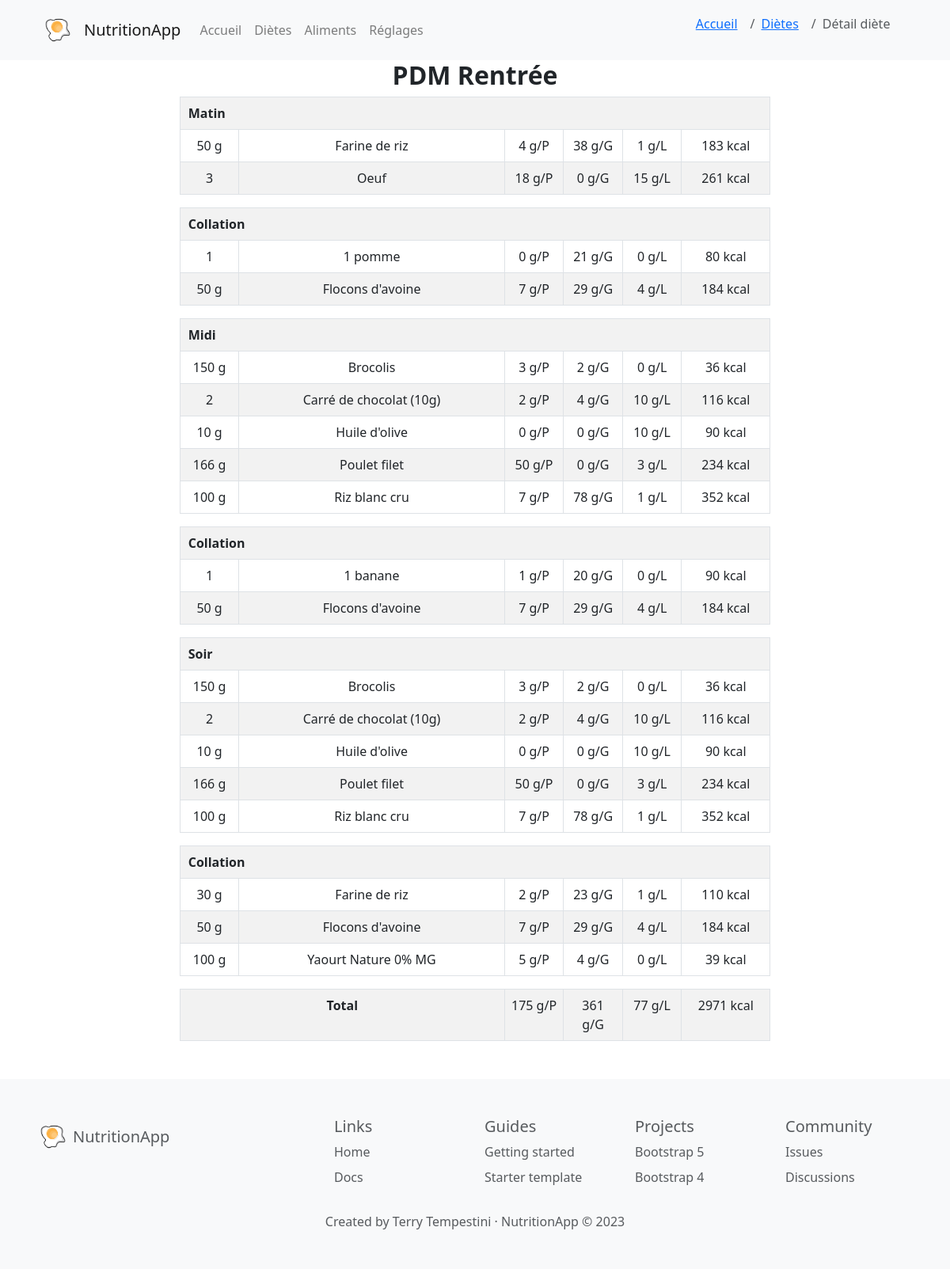
The page /voir_diete/3 on the database its author committed.
### models/Diete.py (models this page shows, shortened)
class Diete(db.Model):
    id = db.Column(db.Integer, primary_key=True)
    titre_diete = db.Column(db.String(255), nullable=True) # nom de la diete
    createur = db.Column(db.Integer, db.ForeignKey('utilisateur.id'), nullable=True)
    date = db.Column(db.Date, nullable=True)
    createur_obj = db.relationship('Utilisateur', backref=db.backref('dietes'), foreign_keys=[createur])
    def get_by_id(id):
        return Diete.query.get(id)
    def portions_associees(self):
        return Portion.query.join(Aliment).filter(Portion.diete == self.id).order_by(Portion.label_portion, Aliment.titre).all()
    def total_kcal(self):
        if(self.portions_associees()):
            return sum([portion.kcal_portion() for portion in self.portions_associees()])
        else:
            return 0
    def total_proteines(self):
        if(self.portions_associees()):
            return sum([portion.proteines_portion() for portion in self.portions_associees()])
        else:
            return 0
    def total_glucides(self):
        if(self.portions_associees()):
            return sum([portion.glucides_portion() for portion in self.portions_associees()])
        else:
            return 0
    def total_lipides(self):
        if(self.portions_associees()):
            return sum([portion.lipides_portion() for portion in self.portions_associees()])
        else:
            return 0

### models/Portion.py (models this page shows, shortened)
class Portion(db.Model):
    id = db.Column(db.Integer, primary_key=True)
    diete = db.Column(db.Integer, db.ForeignKey('diete.id'))
    aliment = db.Column(db.Integer, db.ForeignKey('aliment.id'))
    nombre = db.Column(db.Integer, nullable=False, server_default='0')
    label_portion = db.Column(db.Integer, nullable=False, server_default='0') # 1=matin, 2=collation matin, 3=midi, 4=collation aprem, 5=soir, 6=collation soir
    diete_obj = db.relationship('Diete', backref=db.backref('portions'))
    aliment_obj = db.relationship('Aliment', backref=db.backref('portions'))
    def unite(self):
        return self.aliment_obj.unite
    def kcal_portion(self):
        if self.unite() == 1: # si l'aliment est en unité (kcal * nombre)
            return round(self.aliment_obj.kcal * self.nombre)
        else: # aliment == 0 (kcal * nombre * 0.01 * 100g) ; aliment == 2 (kcal * nombre * 0.01 * 100mL)
            return round(self.aliment_obj.kcal * self.nombre * 0.01)
    def proteines_portion(self):
        if self.unite() == 1:
            return round(self.aliment_obj.proteines * self.nombre)
        else:
            return round(self.aliment_obj.proteines * self.nombre * 0.01)
    def glucides_portion(self):
        if self.unite() == 1:
            return round(self.aliment_obj.glucides * self.nombre)
        else:
            return round(self.aliment_obj.glucides * self.nombre * 0.01)
    def lipides_portion(self):
        if self.unite() == 1:
            return round(self.aliment_obj.lipides * self.nombre)
        else:
            return round(self.aliment_obj.lipides * self.nombre * 0.01)

### models/Aliment.py (models this page shows, shortened)
class Aliment(db.Model):
    id = db.Column(db.Integer, primary_key=True)
    titre = db.Column(db.String(255), nullable=True, server_default='')
    kcal = db.Column(db.Integer, nullable=True, server_default='0')
    proteines = db.Column(db.Integer, nullable=True, server_default='0')
    glucides = db.Column(db.Integer, nullable=True, server_default='0')
    lipides = db.Column(db.Integer, nullable=True, server_default='0')
    categorie = db.Column(db.String(255), nullable=True, server_default="Autre") # légume, fruit, féculent...
    photo = db.Column(db.String(255), nullable=True, server_default='')
    description = db.Column(db.String(255), nullable=True, server_default='')
    unite = db.Column(db.Integer, nullable=True, server_default='0') # 0 = 100g, 1 = 1 unité, 2 = mL
    valide = db.Column(db.Integer, nullable=True, server_default='0') # 0 = non validé, 1 = validé

### controllers/diete.py (the view)
@app.route('/voir_diete/<int:id>', methods=['GET', 'POST'])
def voir_diete(id):
    diet = Diete.get_by_id(id)
    return render_template('diete/detail_diete.html', root = default_root(), diete=diet)

### controllers/diete.py (called while the page is built)
def default_root():
    parsed_url = urlparse(request.url)
    return parsed_url.scheme + "://" + parsed_url.netloc

### templates/diete/detail_diete.html (shortened to what this page needs)
{% extends 'base.html' %}
{% block content %}
{% set page = 'detail' %}
{% set place = ["accueil","dietes","detail"] %}
{% with breadcrumb=place %}
    {% include "navbar.html" %}
{% endwith %}
<link rel="stylesheet" href="{{ url_for('static', filename='css/pages.css') }}">
{% with diete=diete %}
    {% include 'diete/liste_aliments_diete.html' %}
{% endwith %}
{% endblock %}

### templates/diete/liste_aliments_diete.html
<link rel="stylesheet" href="{{ url_for('static', filename='css/pages.css') }}">
<div class="content">
        <h2 class="text-center"><b>{{ diete.titre_diete }}</b></h2>
        {% set current_label = [] %}
        {% set percent = [10, 45, 10, 10, 10, 15] %}
        {% for portion in diete.portions_associees() %}
            {% if current_label[-1] != portion.label_portion %}
                    <table class="table table-striped table-bordered full-width-table">
                        {% do current_label.append(portion.label_portion) %}
                            <tr>
                                <th colspan="6" style="padding-left: 10px;">
                                    {% if current_label[-1] == 1 %}
                                        Matin
                                    {% elif current_label[-1] == 3 %}
                                        Midi
                                    {% elif current_label[-1] == 5 %}
                                        Soir
                                    {% else %}
                                        Collation
                                    {% endif %}
                                </th>
                            </tr>
                {% endif %}
                        <tr class="text-center">
                                {% if portion.aliment_obj.unite == 0 %}
                                <td style="width: {{ percent[0] }}%">{{ portion.nombre }} g</td>
                                <td style="width: {{ percent[1] }}%">{{ portion.aliment_obj.titre }}</td>
                                {% elif portion.aliment_obj.unite == 1 %}
                                <td style="width: {{ percent[0] }}%">{{ portion.nombre }}</td>
                                <td style="width: {{ percent[1] }}%">{{ portion.aliment_obj.titre }}</td>
                                {% else %}
                                <td style="width: {{ percent[0] }}%">{{ portion.nombre }} mL</td>
                                <td style="width: {{ percent[1] }}%">{{ portion.aliment_obj.titre }}</td>
                                {% endif %}
                                <td style="width: {{ percent[2] }}%">{{ portion.proteines_portion() }} g/P</td>
                                <td style="width: {{ percent[3] }}%">{{ portion.glucides_portion() }} g/G</td>
                                <td style="width: {{ percent[4] }}%">{{ portion.lipides_portion() }} g/L</td>
                                <td style="width: {{ percent[5] }}%">{{ portion.kcal_portion() }} kcal</td>
                        </tr>
        {% endfor %}
        </table>
        <table class="table table-striped table-bordered">
            <tr class="text-center">
                <th style="width: {{ percent[0] + percent[1] }}%">Total</th>
                <td style="width: {{ percent[2] }}%">{{ diete.total_proteines()|round|int }} g/P</td>
                <td style="width: {{ percent[3] }}%">{{ diete.total_glucides()|round|int }} g/G</td>
                <td style="width: {{ percent[4] }}%">{{ diete.total_lipides()|round|int }} g/L</td>
                <td style="width: {{ percent[5] }}%">{{ diete.total_kcal()|round|int }} kcal</td>
            </tr>
        </table>
</div>

### static/css/base.css (style rules this page uses)
html { font-family: 'Roboto', sans-serif; font-size: 16px; line-height: 1.5; color: #333; background-color: #fff; }

### static/css/pages.css (style rules this page uses)
.content { padding: 0cm 6cm 0cm 6cm; }
.table td { text-align: center; }

### rows shown on the page
Diete: titre_diete "PDM Rentrée"
Portion: label_portion "Matin", {{ percent[0] }} 10 (drawn), nombre "50", {{ percent[1] }} 45 (drawn), aliment_obj.titre "Farine de riz", {{ percent[2] }} 10 (drawn), proteines_portion "4", {{ percent[3] }} 10 (drawn), glucides_portion "38", {{ percent[4] }} 10 (drawn), lipides_portion "1", {{ percent[5] }} 15 (drawn), kcal_portion "183"
Portion: {{ percent[0] }} 10 (drawn), nombre "3", {{ percent[1] }} 45 (drawn), aliment_obj.titre "Oeuf", {{ percent[2] }} 10 (drawn), proteines_portion "18", {{ percent[3] }} 10 (drawn), glucides_portion "0", {{ percent[4] }} 10 (drawn), lipides_portion "15", kcal_portion "261"
Portion: label_portion "Collation", {{ percent[0] }} 10 (drawn), nombre "1", {{ percent[1] }} 45 (drawn), aliment_obj.titre "1 pomme", {{ percent[2] }} 10 (drawn), proteines_portion "0", {{ percent[3] }} 10 (drawn), glucides_portion "21", {{ percent[4] }} 10 (drawn), lipides_portion "0", {{ percent[5] }} 15 (drawn), kcal_portion "80"
Portion: {{ percent[0] }} 10 (drawn), nombre "50", {{ percent[1] }} 45 (drawn), aliment_obj.titre "Flocons d'avoine", {{ percent[2] }} 10 (drawn), proteines_portion "7", {{ percent[3] }} 10 (drawn), glucides_portion "29", {{ percent[4] }} 10 (drawn), lipides_portion "4", {{ percent[5] }} 15 (drawn), kcal_portion "184"
Portion: label_portion "Midi", {{ percent[0] }} 10 (drawn), nombre "150", {{ percent[1] }} 45 (drawn), aliment_obj.titre "Brocolis", {{ percent[2] }} 10 (drawn), proteines_portion "3", {{ percent[3] }} 10 (drawn), glucides_portion "2", {{ percent[4] }} 10 (drawn), lipides_portion "0", {{ percent[5] }} 15 (drawn), kcal_portion "36"
Portion: nombre "2", {{ percent[1] }} 45 (drawn), aliment_obj.titre "Carré de chocolat (10g)", proteines_portion "2", glucides_portion "4", lipides_portion "10", {{ percent[5] }} 15 (drawn), kcal_portion "116"
Portion: nombre "10", {{ percent[1] }} 45 (drawn), aliment_obj.titre "Huile d'olive", proteines_portion "0", glucides_portion "0", lipides_portion "10", {{ percent[5] }} 15 (drawn), kcal_portion "90"
Portion: {{ percent[0] }} 10 (drawn), nombre "166", {{ percent[1] }} 45 (drawn), aliment_obj.titre "Poulet filet", {{ percent[2] }} 10 (drawn), proteines_portion "50", {{ percent[3] }} 10 (drawn), glucides_portion "0", {{ percent[4] }} 10 (drawn), lipides_portion "3", {{ percent[5] }} 15 (drawn), kcal_portion "234"
Portion: {{ percent[0] }} 10 (drawn), nombre "100", {{ percent[1] }} 45 (drawn), aliment_obj.titre "Riz blanc cru", {{ percent[2] }} 10 (drawn), proteines_portion "7", {{ percent[3] }} 10 (drawn), glucides_portion "78", {{ percent[4] }} 10 (drawn), lipides_portion "1", {{ percent[5] }} 15 (drawn), kcal_portion "352"
Portion: label_portion "Collation", {{ percent[0] }} 10 (drawn), nombre "1", {{ percent[1] }} 45 (drawn), aliment_obj.titre "1 banane", {{ percent[2] }} 10 (drawn), proteines_portion "1", {{ percent[3] }} 10 (drawn), glucides_portion "20", {{ percent[4] }} 10 (drawn), lipides_portion "0", {{ percent[5] }} 15 (drawn), kcal_portion "90"
Portion: {{ percent[0] }} 10 (drawn), nombre "50", {{ percent[1] }} 45 (drawn), aliment_obj.titre "Flocons d'avoine", {{ percent[2] }} 10 (drawn), proteines_portion "7", {{ percent[3] }} 10 (drawn), glucides_portion "29", {{ percent[4] }} 10 (drawn), lipides_portion "4", {{ percent[5] }} 15 (drawn), kcal_portion "184"
Portion: label_portion "Soir", {{ percent[0] }} 10 (drawn), nombre "150", {{ percent[1] }} 45 (drawn), aliment_obj.titre "Brocolis", {{ percent[2] }} 10 (drawn), proteines_portion "3", {{ percent[3] }} 10 (drawn), glucides_portion "2", {{ percent[4] }} 10 (drawn), lipides_portion "0", {{ percent[5] }} 15 (drawn), kcal_portion "36"
Portion: nombre "2", {{ percent[1] }} 45 (drawn), aliment_obj.titre "Carré de chocolat (10g)", proteines_portion "2", glucides_portion "4", lipides_portion "10", {{ percent[5] }} 15 (drawn), kcal_portion "116"
Portion: nombre "10", {{ percent[1] }} 45 (drawn), aliment_obj.titre "Huile d'olive", proteines_portion "0", glucides_portion "0", lipides_portion "10", {{ percent[5] }} 15 (drawn), kcal_portion "90"
Portion: {{ percent[0] }} 10 (drawn), nombre "166", {{ percent[1] }} 45 (drawn), aliment_obj.titre "Poulet filet", {{ percent[2] }} 10 (drawn), proteines_portion "50", {{ percent[3] }} 10 (drawn), glucides_portion "0", {{ percent[4] }} 10 (drawn), lipides_portion "3", {{ percent[5] }} 15 (drawn), kcal_portion "234"
Portion: {{ percent[0] }} 10 (drawn), nombre "100", {{ percent[1] }} 45 (drawn), aliment_obj.titre "Riz blanc cru", {{ percent[2] }} 10 (drawn), proteines_portion "7", {{ percent[3] }} 10 (drawn), glucides_portion "78", {{ percent[4] }} 10 (drawn), lipides_portion "1", {{ percent[5] }} 15 (drawn), kcal_portion "352"
Portion: label_portion "Collation", {{ percent[0] }} 10 (drawn), nombre "30", {{ percent[1] }} 45 (drawn), aliment_obj.titre "Farine de riz", {{ percent[2] }} 10 (drawn), proteines_portion "2", {{ percent[3] }} 10 (drawn), glucides_portion "23", {{ percent[4] }} 10 (drawn), lipides_portion "1", {{ percent[5] }} 15 (drawn), kcal_portion "110"
Portion: {{ percent[0] }} 10 (drawn), nombre "50", {{ percent[1] }} 45 (drawn), aliment_obj.titre "Flocons d'avoine", {{ percent[2] }} 10 (drawn), proteines_portion "7", {{ percent[3] }} 10 (drawn), glucides_portion "29", {{ percent[4] }} 10 (drawn), lipides_portion "4", {{ percent[5] }} 15 (drawn), kcal_portion "184"
Portion: {{ percent[0] }} 10 (drawn), nombre "100", {{ percent[1] }} 45 (drawn), aliment_obj.titre "Yaourt Nature 0% MG", {{ percent[2] }} 10 (drawn), proteines_portion "5", {{ percent[3] }} 10 (drawn), glucides_portion "4", {{ percent[4] }} 10 (drawn), lipides_portion "0", {{ percent[5] }} 15 (drawn), kcal_portion "39"
Aliment: total_proteines "175", total_glucides "361", total_lipides "77", total_kcal "2971"

### other values the page prints
{{ pretty_name[item] }} "Accueil" "Diètes"
{{ pretty_name[item] }} "Détail diète"
